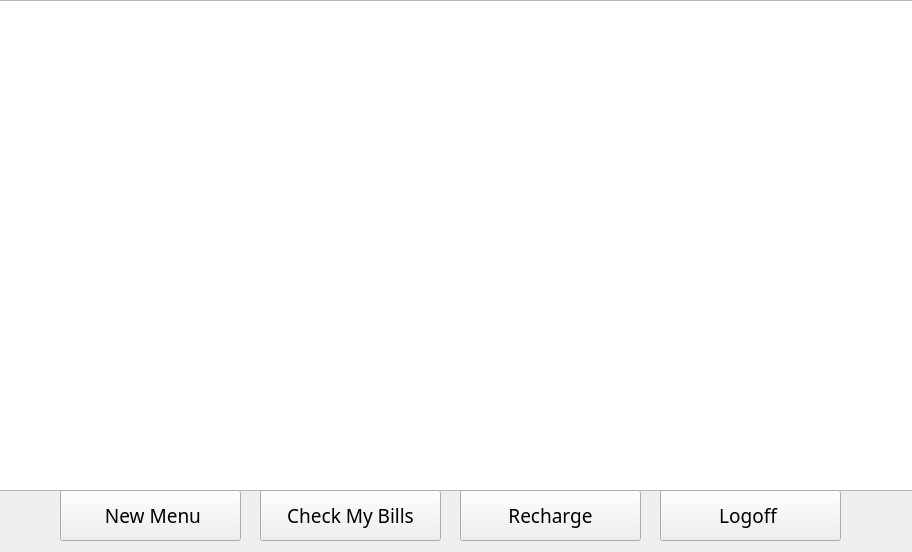
<?xml version="1.0" encoding="UTF-8"?>
<ui version="4.0">
 <class>consumermainpage</class>
 <widget class="QWidget" name="consumermainpage">
  <property name="geometry">
   <rect>
    <x>0</x>
    <y>0</y>
    <width>912</width>
    <height>552</height>
   </rect>
  </property>
  <property name="windowTitle">
   <string>Form</string>
  </property>
  <widget class="QPushButton" name="pushButton">
   <property name="geometry">
    <rect>
     <x>260</x>
     <y>490</y>
     <width>181</width>
     <height>51</height>
    </rect>
   </property>
   <property name="font">
    <font>
     <family>Franklin Gothic Heavy</family>
     <pointsize>14</pointsize>
    </font>
   </property>
   <property name="text">
    <string>Check My Bills</string>
   </property>
  </widget>
  <widget class="QPushButton" name="pushButton_2">
   <property name="geometry">
    <rect>
     <x>60</x>
     <y>490</y>
     <width>181</width>
     <height>51</height>
    </rect>
   </property>
   <property name="font">
    <font>
     <family>Franklin Gothic Heavy</family>
     <pointsize>14</pointsize>
    </font>
   </property>
   <property name="text">
    <string> New Menu</string>
   </property>
  </widget>
  <widget class="QPushButton" name="pushButton_3">
   <property name="geometry">
    <rect>
     <x>460</x>
     <y>490</y>
     <width>181</width>
     <height>51</height>
    </rect>
   </property>
   <property name="font">
    <font>
     <family>Franklin Gothic Heavy</family>
     <pointsize>14</pointsize>
    </font>
   </property>
   <property name="text">
    <string>Recharge</string>
   </property>
  </widget>
  <widget class="QPushButton" name="pushButton_4">
   <property name="geometry">
    <rect>
     <x>660</x>
     <y>490</y>
     <width>181</width>
     <height>51</height>
    </rect>
   </property>
   <property name="font">
    <font>
     <family>Franklin Gothic Heavy</family>
     <pointsize>14</pointsize>
    </font>
   </property>
   <property name="text">
    <string>Logoff </string>
   </property>
  </widget>
  <widget class="QTextEdit" name="textEdit">
   <property name="geometry">
    <rect>
     <x>-20</x>
     <y>0</y>
     <width>961</width>
     <height>491</height>
    </rect>
   </property>
   <property name="styleSheet">
    <string notr="true">border-image: url(:/new/prefix2/back1.png);


</string>
   </property>
  </widget>
  <zorder>textEdit</zorder>
  <zorder>pushButton</zorder>
  <zorder>pushButton_2</zorder>
  <zorder>pushButton_3</zorder>
  <zorder>pushButton_4</zorder>
 </widget>
 <resources/>
 <connections/>
</ui>
